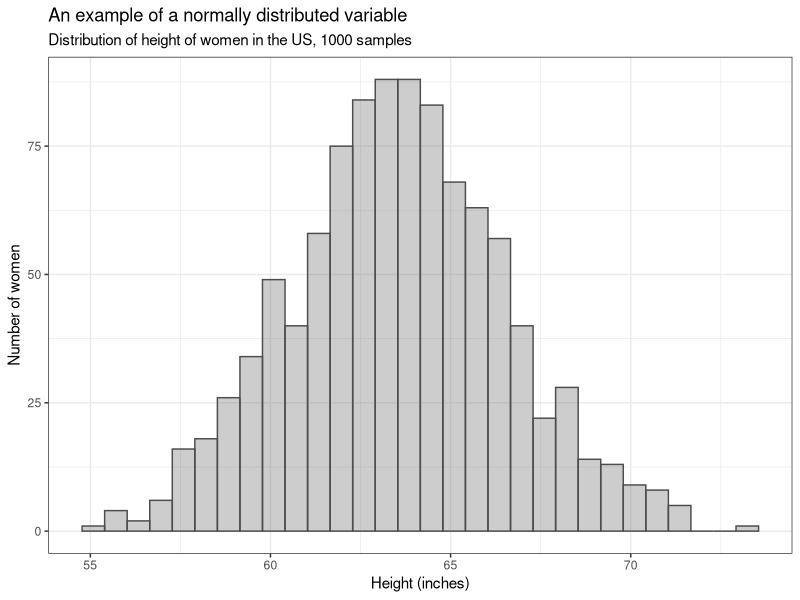
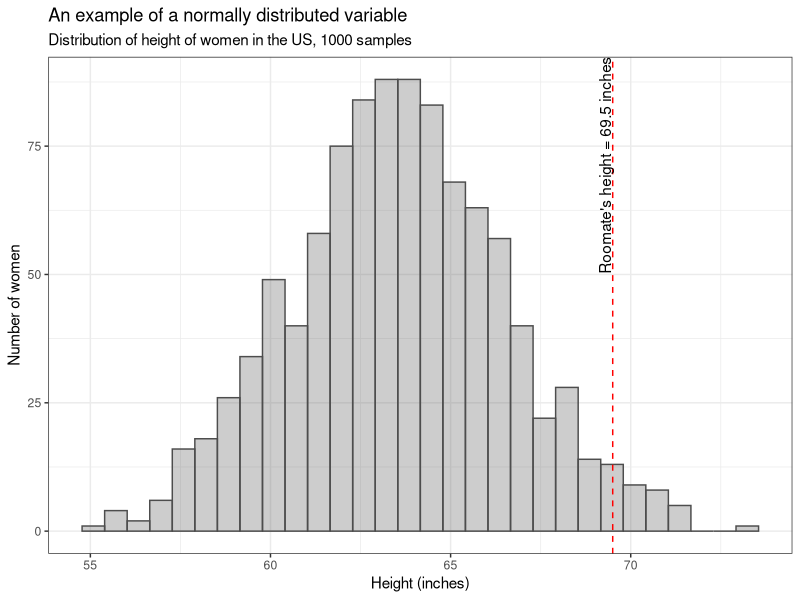

Generate these figures, in order, with R:
## ---- chunk 1
set.seed(123)
options(width=60)
knitr::opts_chunk$set(fig.align='center',fig.width=9,fig.height=5)
def.chunk.hook  <- knitr::knit_hooks$get("chunk")
knitr::knit_hooks$set(chunk = function(x, options) {
  x <- def.chunk.hook(x, options)
  ifelse(options$size != "normalsize", paste0("\n \\", options$size,"\n\n", x, "\n\n \\normalsize"), x)
})
require(tidyverse)
## ---- chunk 2
require(tidyverse)
x <- rnorm(n = 1000,mean = 63.5,sd = 3)

p <- data.frame(x = x) %>%
  ggplot(aes(x = x)) + 
  geom_histogram(alpha = .3,color = 'grey30') + 
  labs(x = 'Height (inches)',
       y = 'Number of women',
       title = 'An example of a normally distributed variable',
       subtitle = 'Distribution of height of women in the US, 1000 samples') + 
  theme_bw()
## ---- chunk 3
p
## ---- chunk 4
p <- data.frame(x = x) %>%
  ggplot(aes(x = x)) + 
  geom_histogram(alpha = .3,color = 'grey30') + 
  labs(x = 'Height (inches)',
       y = 'Number of women',
       title = 'An example of a normally distributed variable',
       subtitle = 'Distribution of height of women in the US, 1000 samples') + 
  geom_vline(xintercept = 69.5,color = 'red',linetype = 'dashed') + 
  annotate(geom = 'text',x = 69.5,y = Inf,label = "Roomate's height = 69.5 inches",
           angle = 90,hjust = 1,vjust = -.15) + 
  theme_bw()
## ---- chunk 5
p
## ---- chunk 6
est <- mean(x < 69.5)
## ---- chunk 7
est
## ---- chunk 8
est <- mean(rnorm(n = 10000,mean = 63.5,sd = 3) < 69.5)
## ---- chunk 9
est
## ---- chunk 10
est <- mean(sapply(1:1000,function(x) mean(rnorm(n = 1000,mean = 63.5,sd = 3) < 69.5)))
## ---- chunk 11
est
